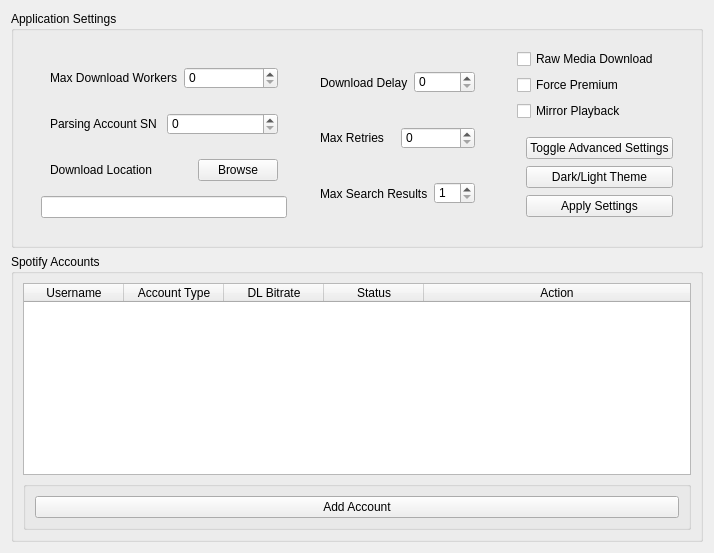
      <widget class="QWidget" name="settings">
       <attribute name="title">
        <string>Settings</string>
       </attribute>
       <layout class="QVBoxLayout" name="verticalLayout">
        <item>
         <widget class="QGroupBox" name="groupBox">
          <property name="minimumSize">
           <size>
            <width>0</width>
            <height>0</height>
           </size>
          </property>
          <property name="title">
           <string>Application Settings</string>
          </property>
          <property name="flat">
           <bool>false</bool>
          </property>
          <layout class="QHBoxLayout" name="horizontalLayout_7">
           <item>
            <widget class="QGroupBox" name="groupBox_10">
             <property name="minimumSize">
              <size>
               <width>0</width>
               <height>0</height>
              </size>
             </property>
             <property name="styleSheet">
              <string notr="true">QGroupBox {
	border:0;
}</string>
             </property>
             <property name="title">
              <string/>
             </property>
             <property name="flat">
              <bool>true</bool>
             </property>
             <layout class="QHBoxLayout" name="horizontalLayout_16">
              <item>
               <widget class="QGroupBox" name="groupBox_15">
                <property name="minimumSize">
                 <size>
                  <width>0</width>
                  <height>0</height>
                 </size>
                </property>
                <property name="autoFillBackground">
                 <bool>false</bool>
                </property>
                <property name="title">
                 <string/>
                </property>
                <property name="flat">
                 <bool>true</bool>
                </property>
                <property name="checkable">
                 <bool>false</bool>
                </property>
                <layout class="QVBoxLayout" name="verticalLayout_6">
                 <item>
                  <widget class="QGroupBox" name="groupBox_11">
                   <property name="minimumSize">
                    <size>
                     <width>0</width>
                     <height>0</height>
                    </size>
                   </property>
                   <property name="title">
                    <string/>
                   </property>
                   <property name="flat">
                    <bool>true</bool>
                   </property>
                   <layout class="QHBoxLayout" name="horizontalLayout_8">
                    <item>
                     <widget class="QLabel" name="lb_max_threads">
                      <property name="text">
                       <string>Max Download Workers</string>
                      </property>
                     </widget>
                    </item>
                    <item>
                     <widget class="QSpinBox" name="inp_max_threads"/>
                    </item>
                   </layout>
                  </widget>
                 </item>
                 <item>
                  <widget class="QGroupBox" name="groupBox_14">
                   <property name="minimumSize">
                    <size>
                     <width>0</width>
                     <height>0</height>
                    </size>
                   </property>
                   <property name="title">
                    <string/>
                   </property>
                   <property name="flat">
                    <bool>true</bool>
                   </property>
                   <layout class="QHBoxLayout" name="horizontalLayout_11">
                    <item>
                     <widget class="QLabel" name="lb_parsing_acc_sn">
                      <property name="text">
                       <string>Parsing Account SN</string>
                      </property>
                     </widget>
                    </item>
                    <item>
                     <widget class="QSpinBox" name="inp_parsing_acc_sn"/>
                    </item>
                   </layout>
                  </widget>
                 </item>
                 <item>
                  <widget class="QGroupBox" name="groupBox_12">
                   <property name="minimumSize">
                    <size>
                     <width>0</width>
                     <height>0</height>
                    </size>
                   </property>
                   <property name="title">
                    <string/>
                   </property>
                   <property name="flat">
                    <bool>true</bool>
                   </property>
                   <layout class="QHBoxLayout" name="horizontalLayout_9">
                    <item>
                     <widget class="QLabel" name="lb_download_root">
                      <property name="text">
                       <string>Download Location</string>
                      </property>
                     </widget>
                    </item>
                    <item>
                     <spacer name="horizontalSpacer">
                      <property name="orientation">
                       <enum>Qt::Horizontal</enum>
                      </property>
                      <property name="sizeHint" stdset="0">
                       <size>
                        <width>40</width>
                        <height>20</height>
                       </size>
                      </property>
                     </spacer>
                    </item>
                    <item>
                     <widget class="QPushButton" name="btn_download_root_browse">
                      <property name="text">
                       <string>Browse</string>
                      </property>
                     </widget>
                    </item>
                   </layout>
                  </widget>
                 </item>
                 <item>
                  <widget class="QLineEdit" name="inp_download_root">
                   <property name="dragEnabled">
                    <bool>true</bool>
                   </property>
                   <property name="clearButtonEnabled">
                    <bool>true</bool>
                   </property>
                  </widget>
                 </item>
                </layout>
               </widget>
              </item>
              <item>
               <widget class="QGroupBox" name="groupBox_16">
                <property name="title">
                 <string/>
                </property>
                <property name="flat">
                 <bool>true</bool>
                </property>
                <layout class="QVBoxLayout" name="verticalLayout_7">
                 <item>
                  <widget class="QGroupBox" name="groupBox_20">
                   <property name="minimumSize">
                    <size>
                     <width>0</width>
                     <height>0</height>
                    </size>
                   </property>
                   <property name="title">
                    <string/>
                   </property>
                   <property name="flat">
                    <bool>true</bool>
                   </property>
                   <layout class="QHBoxLayout" name="horizontalLayout_15">
                    <item>
                     <widget class="QLabel" name="lb_download_delay">
                      <property name="text">
                       <string>Download Delay</string>
                      </property>
                     </widget>
                    </item>
                    <item>
                     <widget class="QSpinBox" name="inp_download_delay"/>
                    </item>
                   </layout>
                  </widget>
                 </item>
                 <item>
                  <widget class="QGroupBox" name="groupBox_17">
                   <property name="minimumSize">
                    <size>
                     <width>0</width>
                     <height>0</height>
                    </size>
                   </property>
                   <property name="title">
                    <string/>
                   </property>
                   <property name="flat">
                    <bool>true</bool>
                   </property>
                   <layout class="QHBoxLayout" name="horizontalLayout_12">
                    <item>
                     <widget class="QLabel" name="lb_max_retries">
                      <property name="text">
                       <string>Max Retries</string>
                      </property>
                     </widget>
                    </item>
                    <item>
                     <widget class="QSpinBox" name="inp_max_retries"/>
                    </item>
                   </layout>
                  </widget>
                 </item>
                 <item>
                  <widget class="QGroupBox" name="groupBox_21">
                   <property name="minimumSize">
                    <size>
                     <width>0</width>
                     <height>0</height>
                    </size>
                   </property>
                   <property name="title">
                    <string/>
                   </property>
                   <property name="flat">
                    <bool>true</bool>
                   </property>
                   <layout class="QHBoxLayout" name="horizontalLayout_10">
                    <item>
                     <widget class="QLabel" name="lm_media_format_2">
                      <property name="text">
                       <string>Max Search Results</string>
                      </property>
                     </widget>
                    </item>
                    <item>
                     <widget class="QSpinBox" name="inp_max_search_results">
                      <property name="minimum">
                       <number>1</number>
                      </property>
                      <property name="maximum">
                       <number>50</number>
                      </property>
                     </widget>
                    </item>
                   </layout>
                  </widget>
                 </item>
                </layout>
               </widget>
              </item>
             </layout>
            </widget>
           </item>
           <item>
            <widget class="QGroupBox" name="groupBox_9">
             <property name="minimumSize">
              <size>
               <width>0</width>
               <height>0</height>
              </size>
             </property>
             <property name="maximumSize">
              <size>
               <width>300</width>
               <height>16777215</height>
              </size>
             </property>
             <property name="styleSheet">
              <string notr="true">QGroupBox {
	border:0;
}</string>
             </property>
             <property name="title">
              <string/>
             </property>
             <property name="flat">
              <bool>true</bool>
             </property>
             <layout class="QVBoxLayout" name="verticalLayout_8">
              <item>
               <widget class="QCheckBox" name="inp_raw_download">
                <property name="toolTip">
                 <string>&lt;html&gt;&lt;head/&gt;&lt;body&gt;&lt;p&gt;Skip injecting metadata, album cover, and file conversion&lt;/p&gt;&lt;/body&gt;&lt;/html&gt;</string>
                </property>
                <property name="text">
                 <string>Raw Media Download</string>
                </property>
               </widget>
              </item>
              <item>
               <widget class="QCheckBox" name="inp_force_premium">
                <property name="text">
                 <string>Force Premium</string>
                </property>
               </widget>
              </item>
              <item>
               <widget class="QCheckBox" name="inp_enable_spot_watch">
                <property name="toolTip">
                 <string>&lt;html&gt;&lt;head/&gt;&lt;body&gt;&lt;p&gt;Mirror playback on your Spotify account&lt;/p&gt;&lt;/body&gt;&lt;/html&gt;</string>
                </property>
                <property name="text">
                 <string>Mirror Playback</string>
                </property>
               </widget>
              </item>
              <item>
               <widget class="QGroupBox" name="groupBox_2">
                <property name="maximumSize">
                 <size>
                  <width>16777215</width>
                  <height>140</height>
                 </size>
                </property>
                <property name="title">
                 <string/>
                </property>
                <layout class="QVBoxLayout" name="verticalLayout_9">
                 <item>
                  <widget class="QPushButton" name="btn_toggle_advanced">
                   <property name="text">
                    <string>Toggle Advanced Settings</string>
                   </property>
                  </widget>
                 </item>
                 <item>
                  <widget class="QPushButton" name="toggle_theme_button">
                   <property name="text">
                    <string>Dark/Light Theme</string>
                   </property>
                  </widget>
                 </item>
                 <item>
                  <widget class="QPushButton" name="btn_save_config">
                   <property name="text">
                    <string>Apply Settings</string>
                   </property>
                  </widget>
                 </item>
                </layout>
               </widget>
              </item>
             </layout>
            </widget>
           </item>
          </layout>
         </widget>
        </item>
        <item>
         <widget class="QGroupBox" name="groupbox_accounts">
          <property name="title">
           <string>Spotify Accounts</string>
          </property>
          <property name="flat">
           <bool>true</bool>
          </property>
          <layout class="QVBoxLayout" name="verticalLayout_2">
           <item>
            <widget class="QTableWidget" name="tbl_sessions">
             <property name="frameShape">
              <enum>QFrame::StyledPanel</enum>
             </property>
             <property name="editTriggers">
              <set>QAbstractItemView::NoEditTriggers</set>
             </property>
             <property name="selectionMode">
              <enum>QAbstractItemView::SingleSelection</enum>
             </property>
             <property name="selectionBehavior">
              <enum>QAbstractItemView::SelectRows</enum>
             </property>
             <property name="sortingEnabled">
              <bool>true</bool>
             </property>
             <attribute name="horizontalHeaderStretchLastSection">
              <bool>true</bool>
             </attribute>
             <column>
              <property name="text">
               <string>Username</string>
              </property>
             </column>
             <column>
              <property name="text">
               <string>Account Type</string>
              </property>
             </column>
             <column>
              <property name="text">
               <string>DL Bitrate</string>
              </property>
             </column>
             <column>
              <property name="text">
               <string>Status</string>
              </property>
             </column>
             <column>
              <property name="text">
               <string>Action</string>
              </property>
             </column>
            </widget>
           </item>
           <item>
            <widget class="QGroupBox" name="group_login_form">
             <property name="minimumSize">
              <size>
               <width>0</width>
               <height>0</height>
              </size>
             </property>
             <property name="title">
              <string/>
             </property>
             <property name="flat">
              <bool>false</bool>
             </property>
             <layout class="QHBoxLayout" name="horizontalLayout_2">
              <item>
               <widget class="QPushButton" name="btn_login_add">
                <property name="text">
                 <string>Add Account</string>
                </property>
               </widget>
              </item>
             </layout>
            </widget>
           </item>
          </layout>
         </widget>
        </item>
       </layout>
      </widget>
